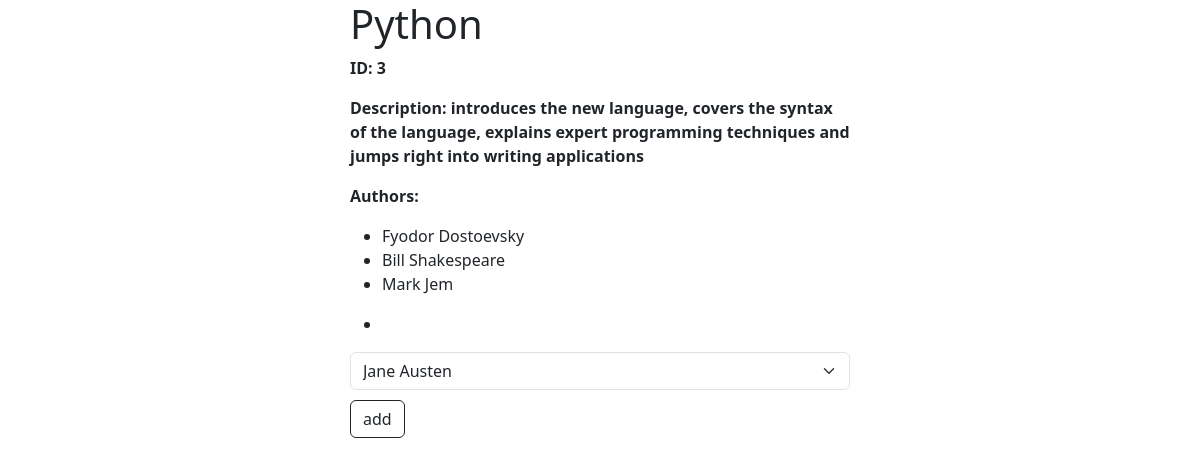
Page /books/3 on the committed database.
### books_authors_app/models.py (models this page shows)
class Book(models.Model):
    title = models.CharField(max_length=255)
    desc = models.TextField()
    created_at = models.DateTimeField(auto_now_add=True)
    updated_at = models.DateTimeField(auto_now=True)

class Author(models.Model):
    first_name = models.CharField(max_length=45)
    last_name = models.CharField(max_length=45)
    notes = models.TextField()
    books = models.ManyToManyField(Book, related_name='authors')
    created_at = models.DateTimeField(auto_now_add=True)
    updated_at = models.DateTimeField(auto_now=True)

### books_authors_app/views.py (the view)
# urls.py: path('books/<int:id>', views.book_info),
def book_info(request,id):
    context={
        "book": models.books_details(id),
        "authors": models.excluded_authors(id),
    }
    return render(request, 'book.html',context)

### books_authors_app/models.py (called while the page is built)
def books_details(id):
    return Book.objects.get(id=id)

def excluded_authors(id):
    book=Book.objects.get(id=id)
    allauthors=book.authors.all()
    return Author.objects.exclude(id__in=allauthors)

### books_authors_app/templates/book.html (shortened to what this page needs)
<!DOCTYPE html>
<html lang="en">
<head>
    <link href="https://cdn.jsdelivr.net/npm/bootstrap@5.3.3/dist/css/bootstrap.min.css" rel="stylesheet">
    {% load static %}
    <link rel="stylesheet" href="{% static 'css/book.css' %}">
</head>
<body>
    <h1>{{ book.title }}</h1>
    <p class="id">ID: {{ book.id }}</p>
    <p class="desc">Description: {{ book.desc }}</p>
    <p class="author">Authors:</p>
    <ul>
        {% for author in book.authors.all %}
        <li>{{ author.first_name }} {{ author.last_name }}</li>
        {% endfor %}
    </ul>
    <ul>
        <li>{{ request.POST.authors }}</li>
    </ul>
    <form action="/add/{{ book.id }}" method="post">
        <select name="authors" id="authors" placeholder="select an author" class="form-select" >
            {% for author in authors %}
            <option value="{{ author.id }} ">{{ author.first_name }} {{ author.last_name }} </option>
            {% endfor %}
        </select>
        <button class="btn btn-outline-dark">add</button>
    </form>
</body>
</html>

### books_authors_app/static/css/book.css (style rules this page uses)
body { max-width: 500px; margin: auto; }
.id, .desc, .author { font-weight: bold; }
.btn { margin-top: 10px; }

### rows in the picture
Book: id "3", desc "introduces the new language, covers the syntax of the language, explains expert programming techniques and jumps right into writing applications"
Author: first_name "Fyodor", last_name "Dostoevsky"
Author: first_name "Bill", last_name "Shakespeare"
Author: first_name "Mark", last_name "Jem"

### other values in the picture
form field authors "Jane Austen"
